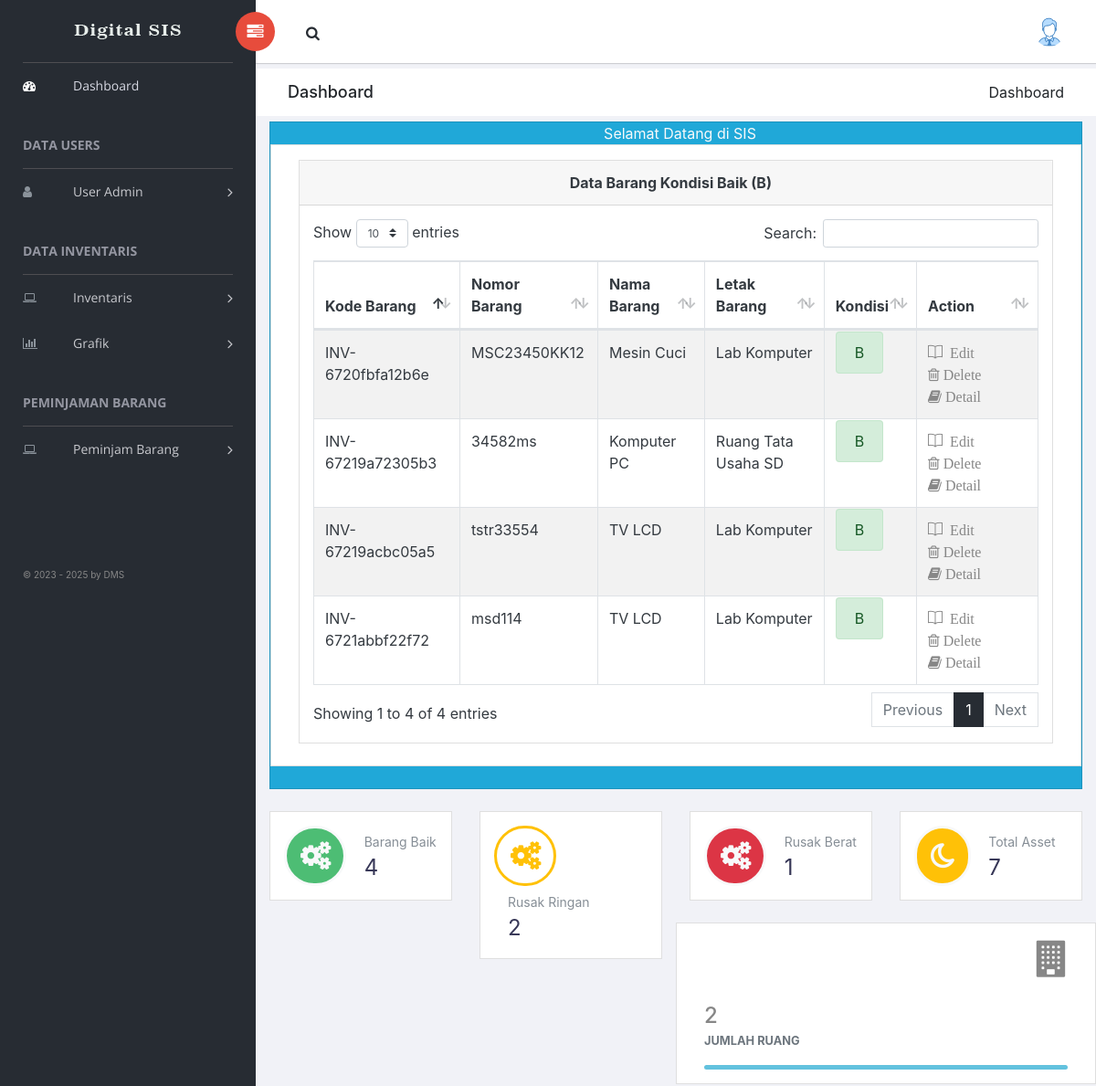
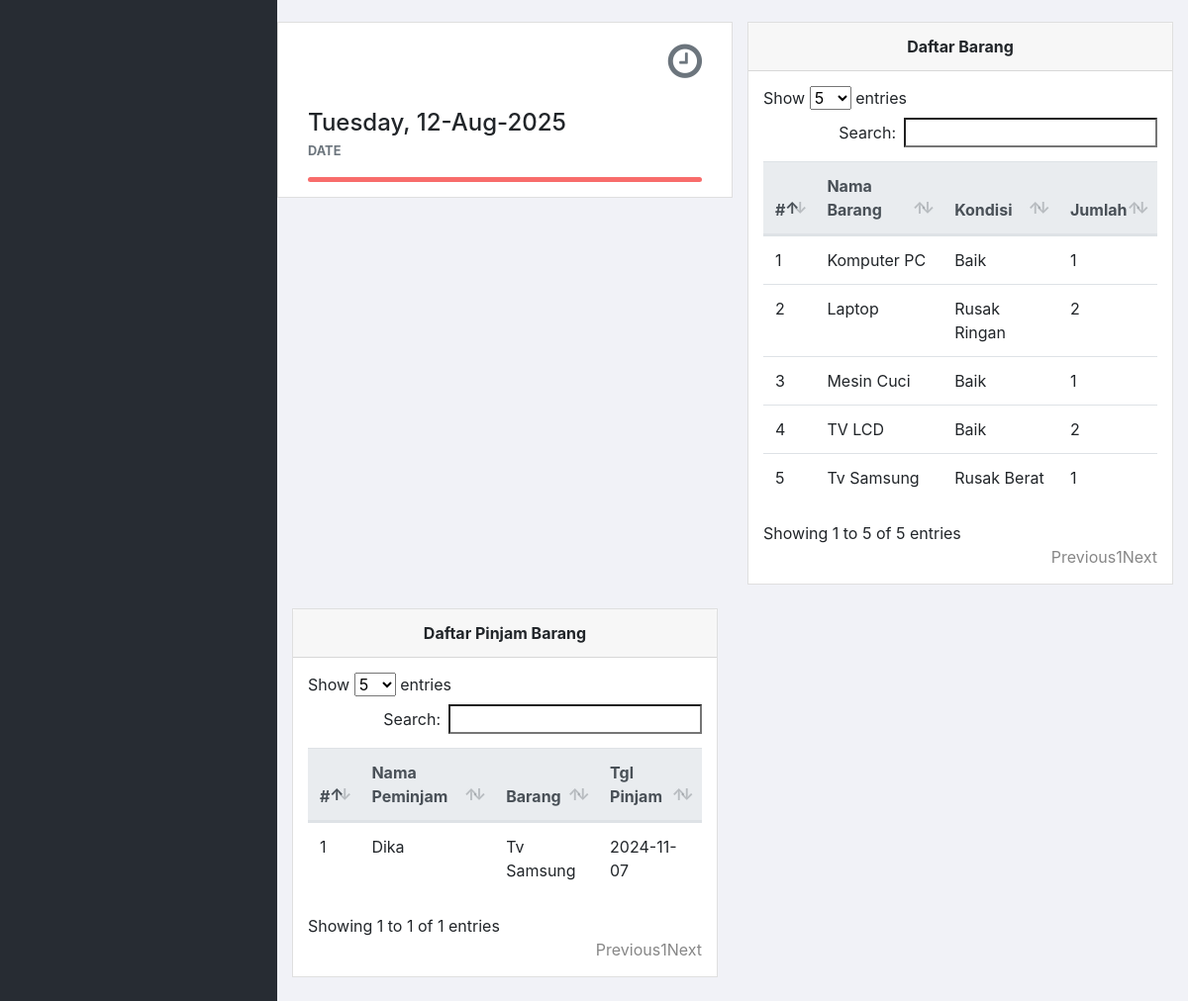
Screenshot of /admstr/index.php?page=views&views=detailBarangBaikViews (signed in) with the database file from the repository (2 pictures, top to bottom).
### tables this page shows
CREATE TABLE IF NOT EXISTS `barang` (
  `kd_barang` varchar(20) NOT NULL,
  `no_barang` varchar(25) NOT NULL,
  `nm_barang` text NOT NULL,
  `kd_ruang` varchar(20) NOT NULL,
  `kondisi_barang` varchar(20) NOT NULL,
  `date_pembelian` date DEFAULT NULL,
  `keterangan_barang` varchar(500) NOT NULL,
  `filegambar` varchar(500) NOT NULL,
  `harga_barang` int NOT NULL,
  `anggaran_awal` varchar(100) NOT NULL,
  `sat` varchar(20) NOT NULL,
  `stat` int NOT NULL DEFAULT '0',
  `merk` varchar(250) DEFAULT NULL,
  `type` varchar(250) DEFAULT NULL,
  PRIMARY KEY (`kd_barang`)
);

CREATE TABLE IF NOT EXISTS `ruang` (
  `kd_ruang` varchar(20) NOT NULL,
  `nm_ruang` varchar(100) NOT NULL,
  `detail_ruang` varchar(500) NOT NULL,
  PRIMARY KEY (`kd_ruang`)
);

CREATE TABLE IF NOT EXISTS `barang_pinjam` (
  `kd_pinjam` varchar(20) NOT NULL,
  `kd_barang` varchar(20) NOT NULL,
  `kd_user` varchar(50) DEFAULT NULL,
  `nm_peminjam` varchar(100) NOT NULL,
  `date_pinjam` date NOT NULL,
  `keterangan_pinjam` varchar(100) NOT NULL,
  PRIMARY KEY (`kd_pinjam`)
);

### admstr/views/barangBaikDetail.views.php (the view, shortened to what the rows shown need)
<?php include_once "../librari/inc.koneksi.php";
$sqlbarangbaikdet = mysqli_query($koneksi, "SELECT * FROM barang, ruang WHERE barang.kd_ruang=ruang.kd_ruang AND kondisi_barang='B' ORDER BY kd_barang");
while($arraybarangbaikdet = mysqli_fetch_array($sqlbarangbaikdet))
    {
        $dataarraybarangbaik[]=$arraybarangbaikdet;
    }
 ?>
 <html>
<head>
</head>
<body>
<div class="content mt-3">
            <div class="animated fadeIn">
                <div class="row">
                    <div class="col-lg-12">
                        <div class="card">
                            <div class="card-body table-responsive">
                                <table id="bootstrap-data-table-export" class="table table-striped table-bordered">
                                    <thead>
                                        <tr>
                                            <th>Kode Barang</th>
                                            <th>Nomor Barang</th>
                                            <th>Nama Barang</th>
                                            <th>Letak Barang</th>
                                            <th>Kondisi</th>
                                            <th>Action</th>
                                        </tr>
                                    </thead>
                                    <tbody>
                                        <?php foreach($dataarraybarangbaik as $databb): ?>
                                        <?php
                                            if($databb['kondisi_barang']=="B"){
                                                $kon="alert alert-success";
                                            } elseif ($databb['kondisi_barang']=="RR"){
                                                    $kon="alert alert-primary";
                                            } else $kon="alert alert-danger"; ?>
                                <tr>
                                    <td><?php echo $databb['kd_barang']; ?></td>
                                    <td><?php echo $databb['no_barang']; ?></td>
                                    <td><?php echo $databb['nm_barang']; ?></td>
                                    <td><?php echo $databb['nm_ruang']; ?></td>
                                    <td> <span class='<?php echo $kon ;?>' title='<?php echo $databb['kondisi_barang'] == 'B' ? 'Baik' : ($databb['kondisi_barang'] == 'RR' ? 'Rusak Ringan' : 'Rusak Berat'); ?>'> <?php echo $databb['kondisi_barang']; ?></span></td>
                                    <td>
                                    <a class='ti-book'
                                                 title='Edit data barang <?php echo $databb['nm_barang']; ?> di  <?php echo $databb['nm_ruang']; ?> ' href='?page=forms&forms=barangForms&kdubah=<?php echo $databb['kd_barang']; ?>'
                                                    > Edit</a
                                                >
                                                <a class='fa fa-trash-o'
                                                 title='Hapus Data Barang <?php echo $databb['nm_barang']; ?> di  <?php echo $databb['nm_ruang']; ?>' href='?page=control&control=barangControl&kdhapus=<?php echo $databb['kd_barang']; ?>'
                                                 onclick='return confirm("Beneran Mau di Hapus.?")'
                                                    ><i class='dw dw-delete-3'></i> Delete</a
                                                >
                                                <a class='fa fa-book'
                                                 title='Detail Barang <?php echo $databb['nm_barang']; ?> di  <?php echo $databb['nm_ruang']; ?>' href='?page=views&views=barangDetailViews&kddetail=<?php echo $databb['kd_barang']; ?>'>
                                                 <i class='dw dw-delete-3'></i> Detail</a
                                                >
                                    </td>
                                </tr>
                                <?php endforeach; ?>
                            </tbody>
                        </table>
                            </div>
                        </div>
                    </div>
                </div>
            </div>
</div>
</body>
 </html>

### admstr/index.php (shortened to what the rows shown need)
<!doctype html>
<html class="no-js" lang="en">
<head>
    <link rel="stylesheet" href="../vendors/bootstrap/dist/css/bootstrap.min.css">
    <link rel="stylesheet" href="../vendors/font-awesome/css/font-awesome.min.css">
    <link rel="stylesheet" href="../vendors/themify-icons/css/themify-icons.css">
    <link rel="stylesheet" href="../vendors/flag-icon-css/css/flag-icon.min.css">
    <link rel="stylesheet" href="../vendors/selectFX/css/cs-skin-elastic.css">
    <link rel="stylesheet" href="../vendors/jqvmap/dist/jqvmap.min.css">
    <link rel="stylesheet" href="../vendors/chosen/chosen.min.css">
    <link rel="stylesheet" href="../assets/css/style.css">
    <link rel="stylesheet" href="../vendors/datatables.net-bs4/css/dataTables.bootstrap4.min.css">
    <link rel="stylesheet" href="../vendors/datatables.net-buttons-bs4/css/buttons.bootstrap4.min.css">
</head>
<body>
    <div id="right-panel" class="right-panel ">
        <div class="breadcrumbs">
            <div class="col-sm-4">
                <div class="page-header float-left">
                    <div class="page-title">
                        <h1>Dashboard</h1>
                    </div>
                </div>
            </div>
        </div>
            <div class="col-lg-12 col-md-6 searchable-item">
                <div class="card bg-flat-color-1 text-light">
                    <div class="col-lg-12 card"> <span class="text-dark" > <?php include  "opendir.php"; ?> </span>
                    </div>
                </div>
            </div>
            <div class="col-lg-6 float-left">
                        <div class="card">
                            <div class="card-body">
                            <table class="table" id="myTable1" class="responsive">
                                    <thead class="thead-light">
                                        <tr>
                                            <th scope="col">#</th>
                                            <th scope="col">Nama Barang</th>
                                            <th scope="col">Kondisi</th>
                                            <th scope="col">Jumlah</th>
                                        </tr>
                                    </thead>
                                </table>
                            </div>
                        </div>
                    </div>
                    <div class="col-lg-6 float-left">
                        <div class="card">
                            <div class="card-body">
                            <table class="table" id="myTable2" class="responsive">
                                    <thead class="thead-light">
                                        <tr>
                                            <th scope="col">#</th>
                                            <th scope="col">Nama Peminjam</th>
                                            <th scope="col">Barang</th>
                                            <th scope="col">Tgl Pinjam</th>
                                        </tr>
                                    </thead>
                                    <?php include_once "../librari/inc.koneksi.php";
                                    $sqlpeminjambarang = mysqli_query($koneksi, "SELECT barang.*, barang_pinjam.*
                                        FROM barang_pinjam
                                        LEFT JOIN barang ON barang_pinjam.kd_barang = barang.kd_barang
                                        LEFT JOIN barang_kembali ON barang_pinjam.kd_pinjam = barang_kembali.kd_pinjam
                                        WHERE barang_kembali.kd_pinjam IS NULL");
                                    ?>
                                    <tbody>
                                    <?php $no=0;
                                    while($datapeminjambarang = mysqli_fetch_array($sqlpeminjambarang)) {
                                        $no++;
                                echo "<tr>" ;
                                    echo "<td>" .$no. "</td>" ;
                                    echo "<td>" .$datapeminjambarang['nm_peminjam']. "</td>" ;
                                    echo "<td>" .$datapeminjambarang['nm_barang']. "</td>" ;
                                    echo "<td>" .$datapeminjambarang['date_pinjam']. "</td>" ;
                                echo "</tr>" ;
                            }?>
                                    </tbody>
                                </table>
                            </div>
                        </div>
                    </div>
    </div>
</body>
</html>

### rows the page displays
barang: kd_barang "INV-6720fbfa12b6e", no_barang "MSC23450KK12", nm_barang "Mesin Cuci", kd_ruang.nm_ruang "Lab Komputer", kondisi_barang "B"
barang: kd_barang "INV-67219a72305b3", no_barang "34582ms", nm_barang "Komputer PC", kd_ruang.nm_ruang "Ruang Tata Usaha SD", kondisi_barang "B"
barang: kd_barang "INV-67219acbc05a5", no_barang "tstr33554", nm_barang "TV LCD", kd_ruang.nm_ruang "Lab Komputer", kondisi_barang "B"
barang: kd_barang "INV-6721abbf22f72", no_barang "msd114", nm_barang "TV LCD", kd_ruang.nm_ruang "Lab Komputer", kondisi_barang "B"
barang_pinjam: nm_peminjam "Dika", kd_barang.nm_barang "Tv Samsung", date_pinjam "2024-11-07"

### other values shown
$jumlah "4"
$jumlah "2"
$jumlah "1"
$jumlah "7"
$datainfobarang['nm_barang'] "Komputer PC"
$datainfobarang['jumlah'] "1"
$datainfobarang['nm_barang'] "Laptop"
$datainfobarang['jumlah'] "2"
$datainfobarang['nm_barang'] "Mesin Cuci"
$datainfobarang['nm_barang'] "TV LCD"
$datainfobarang['nm_barang'] "Tv Samsung"
